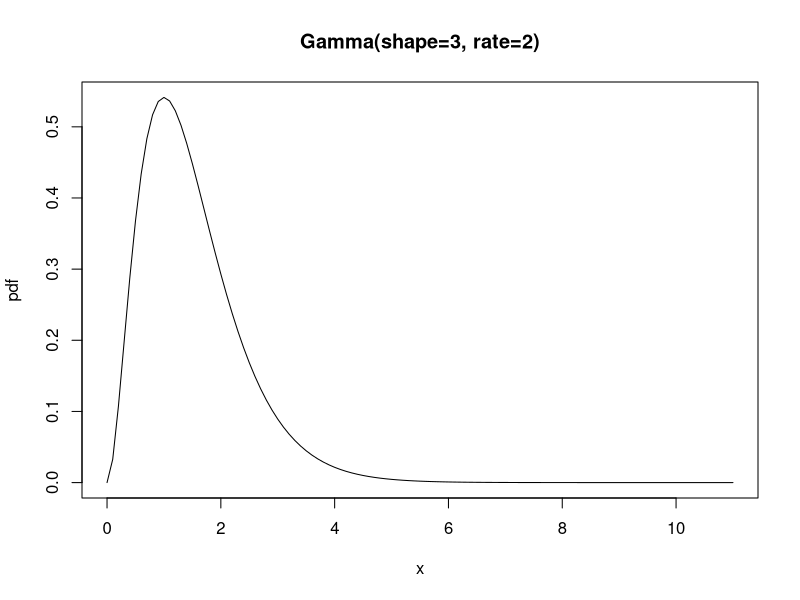
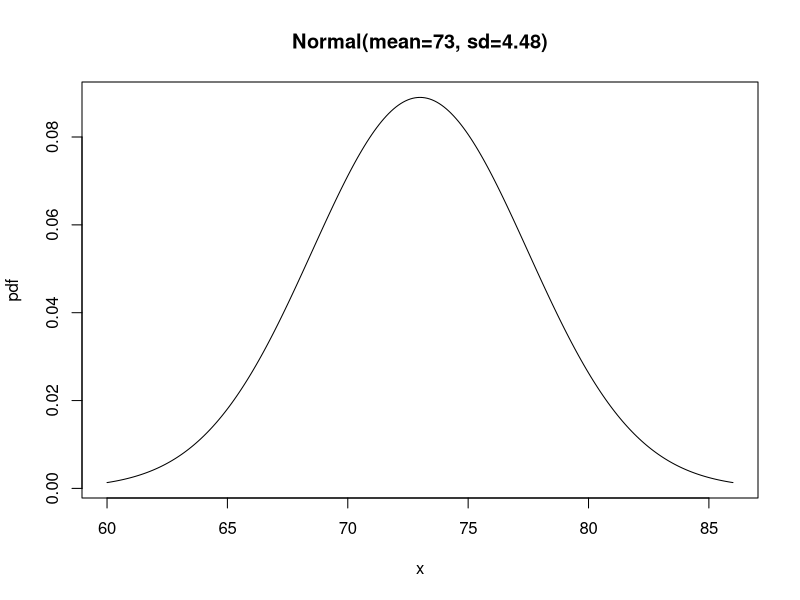
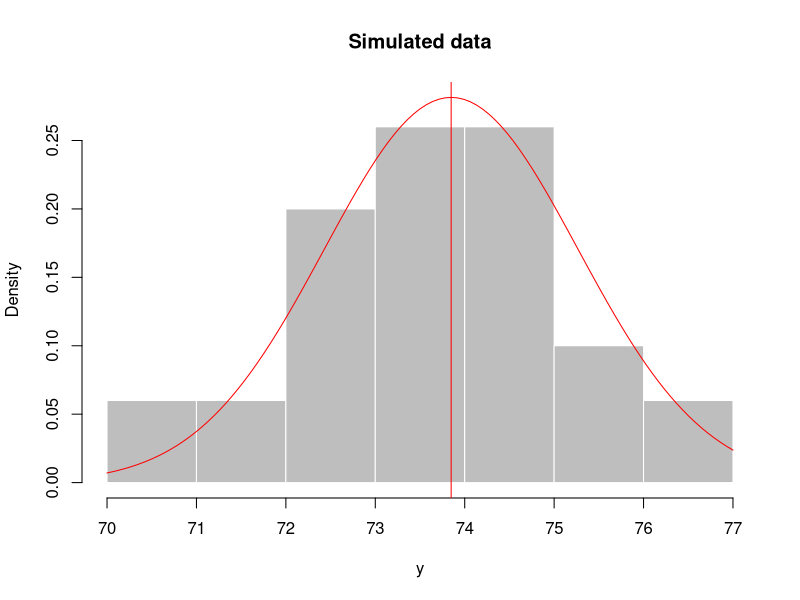
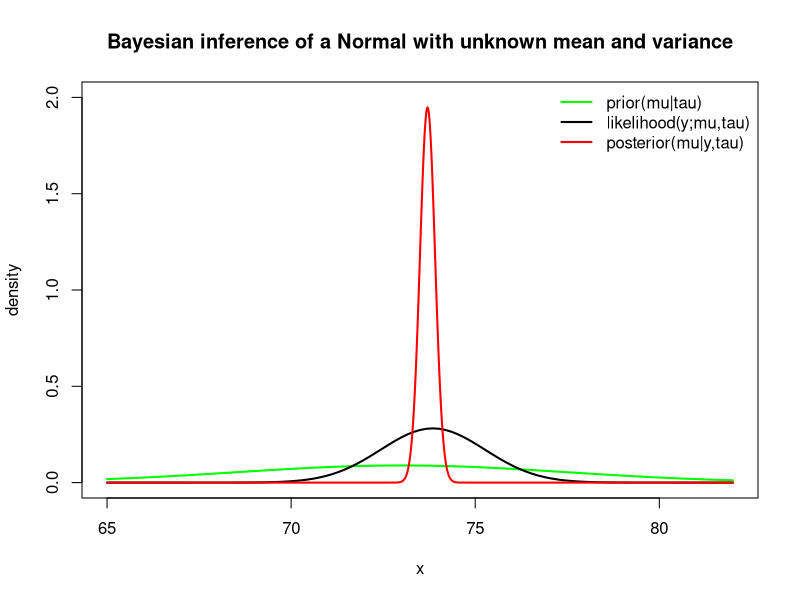

The R source for these figures, in order:
## ---- chunk 1
set.seed(7263)
truth <- c()
## ---- chunk 2
a.0 <- 3
truth <- append(x=truth,
                values=setNames(object=a.0, nm="a.0"))
b.0 <- 2
truth <- append(x=truth,
                values=setNames(object=b.0, nm="b.0"))
truth <- append(x=truth,
                values=setNames(object=a.0 / b.0, nm="prior.mean.tau"))
truth <- append(x=truth,
                values=setNames(object=a.0 / b.0^2, nm="prior.var.tau"))
plot(x=seq(0,11,0.1),
     y=dgamma(x=seq(0,11,0.1), shape=a.0, rate=b.0),
     main=paste0("Gamma(shape=", a.0, ", rate=", b.0, ")"),
     xlab="x", ylab="pdf", type="l")
(tau <- rgamma(n=1, shape=a.0, rate=b.0))
truth <- append(x=truth,
                values=setNames(object=tau, nm="tau"))
truth <- append(x=truth,
                values=setNames(object=1 / tau, nm="sigma2"))
truth <- append(x=truth,
                values=setNames(object=sqrt(1 / tau), nm="sigma"))
## ---- chunk 3
m.0 <- 73
truth <- append(x=truth,
                values=setNames(object=m.0, nm="prior.mean.mu"))
t.0 <- 10^(-1)
truth <- append(x=truth,
                values=setNames(object=1 / (tau * t.0), nm="prior.var.mu"))
plot(x=seq(60,86,0.1),
     y=dnorm(x=seq(60,86,0.1), mean=m.0, sd=sqrt(1/(tau*t.0))),
     main=paste0("Normal(mean=", m.0, ", sd=",
         format(sqrt(1/(tau*t.0)), digits=3), ")"),
     xlab="x", ylab="pdf", type="l")
(mu <- rnorm(n=1, mean=m.0, sd=sqrt(1/(tau * t.0))))
truth <- append(x=truth,
                values=setNames(object=mu, nm="mu"))
## ---- chunk 4
N <- 5*10^1
y <- rnorm(n=N, mean=mu, sd=sqrt(1/tau))
summary(y)
hist(y, breaks="FD", freq=FALSE, col="grey", border="white",
     main="Simulated data",
     ylim=c(0, dnorm(x=mu, mean=mu, sd=sqrt(1/tau))))
abline(v=mu, col="red")
curve(dnorm(x=x, mean=mu, sd=sqrt(1/tau)), add=TRUE, col="red")
## ---- chunk 5
truth <- append(x=truth,
                values=setNames(object=mean(y), nm="mle.mu"))
truth <- append(x=truth,
                values=setNames(object=1 / var(y), nm="mle.tau"))
truth <- append(x=truth,
                values=setNames(object=var(y), nm="mle.sigma2"))
truth <- append(x=truth,
                values=setNames(object=sd(y), nm="mle.sigma"))
truth[grep("mle", names(truth))]
## ---- chunk 6
a.N <- a.0 + N / 2
truth <- append(x=truth,
                values=setNames(object=a.N, nm="a.N"))
b.N <- b.0 + (1/2) * sum((y - mean(y))^2) +
  (t.0 * N * (mean(y) - m.0)^2) / (2 * (t.0 + N))
truth <- append(x=truth,
                values=setNames(object=b.N, nm="b.N"))
truth <- append(x=truth,
                values=setNames(object=a.N / b.N, nm="post.mean.tau"))
truth <- append(x=truth,
                values=setNames(object=a.N / b.N^2, nm="post.var.tau"))
truth <- append(x=truth,
                values=setNames(object=b.N / (a.N - 1), nm="post.mean.sigma2"))
truth <- append(x=truth,
                values=setNames(object=b.N^2 / ((a.N - 1)^2 * (a.N - 2)),
                    nm="post.var.sigma2"))
m.N <- (t.0 * m.0 + N * mean(y)) / (t.0 + N)
truth <- append(x=truth,
                values=setNames(object=m.N, nm="post.mean.mu"))
t.N <- (t.0 + N)
truth <- append(x=truth,
                values=setNames(object=1 / (t.N * a.N / b.N),
                    nm="post.var.mu"))
## ---- chunk 7
truth
## ---- chunk 8
plot(x=0, y=0, type="n", xlim=c(65,82), ylim=c(0,2),
     xlab="x", ylab="density",
     main="Bayesian inference of a Normal with unknown mean and variance")
curve(dnorm(x=x, mean=truth["prior.mean.mu"], sd=sqrt(truth["prior.var.mu"])),
      add=TRUE, col="green", lwd=2)
curve(dnorm(x=x, mean=mu, sd=sqrt(1/tau)), add=TRUE, col="black", lwd=2)
curve(dnorm(x=x, mean=truth["post.mean.mu"], sd=sqrt(truth["post.var.mu"])),
      add=TRUE, col="red", lwd=2, n=10^3+1)
legend(x="topright", legend=c("prior(mu|tau)", "likelihood(y;mu,tau)",
                         "posterior(mu|y,tau)"),
       col=c("green","black","red"), lwd=2, bty="n")
## ---- chunk 9
print(sessionInfo(), locale=FALSE)
